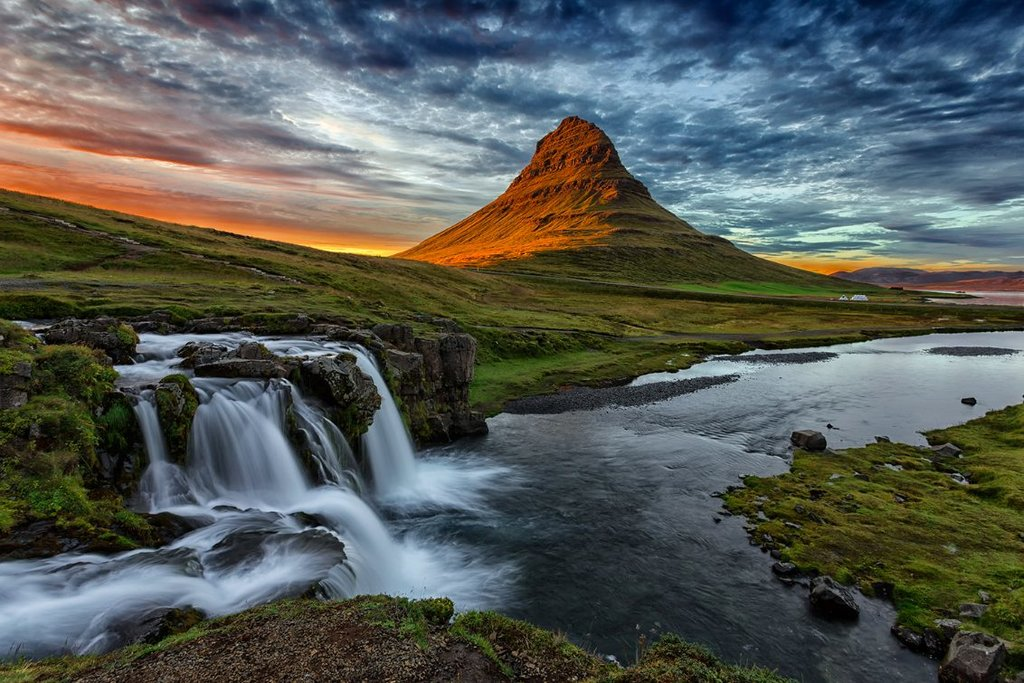
#> input picture Waterfall.jpg, 1024 x 683 px
$ python main.py
#> lines starting #> are read from the running program, lines starting #| are printed output that depends on the picture; long printed decimals are rounded
import numpy as np
from PIL import Image

def load_image(file_path):
    """
    Loads a color image from a file path and converts it to a NumPy array.

    Args:
        file_path (str): The path to the image file.

    Returns:
        np.array: The image as a NumPy array, or None if an error occurs.
    """
#> called with file_path = 'Waterfall.jpg'
    try:
        img = Image.open(file_path)
#> img is the input picture: PIL image 1024x683 RGB; mean R, G, B 85.3, 90.3, 86
        return np.array(img)
    except FileNotFoundError:
        print(f"Error: The file at {file_path} was not found.")
        return None
    except Exception as e:
        print(f"An error occurred while loading the image: {e}")
        return None

# Test the function
image_path = 'Waterfall.jpg'  # Using the selected image path
loaded_img_array = load_image(image_path)

if loaded_img_array is not None:
    print(f"Image loaded successfully from {image_path}")
    print(f"Shape of the loaded image: {loaded_img_array.shape}")
#| Shape of the loaded image: (683, 1024, 3)
    print(f"Data type of the loaded image: {loaded_img_array.dtype}")
#| Data type of the loaded image: uint8
    print("First 5x5 pixels of the image (top-left corner, first channel):")
    print(loaded_img_array[:5, :5, 0])
#| [[160 164 170 175 179]
#|  [162 166 174 181 186]
#|  [155 161 171 180 187]
#|  [144 150 159 170 179]
#|  [141 145 152 160 169]]
#| Original image shape for edge detection: (683, 1024, 3)
else:
    print("Failed to load image.")

import numpy as np
from scipy.signal import convolve2d

def edge_detection(image_array):
    """
    Performs edge detection on a color image array.

    Args:
        image_array (np.array): A 3-channel color image as a NumPy array.

    Returns:
        np.array: The edge magnitude array (edgeMAG).
    """
    # 1. Convert to grayscale
    # Convert image_array to float to avoid overflow during averaging
    grayscale_image = np.mean(image_array.astype(float), axis=2)
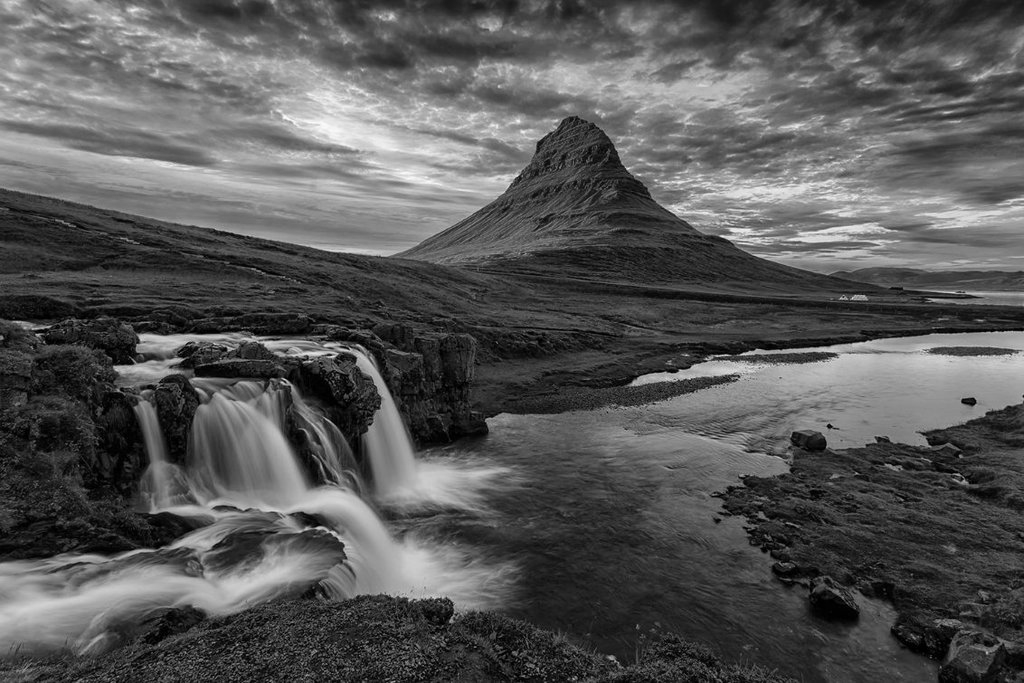
#> grayscale_image: shape (683, 1024) float64; min 0, max 253.3, mean 87.2

    # 2. Create kernelY for vertical changes
    kernelY = np.array([
        [1, 2, 1],
        [0, 0, 0],
        [-1, -2, -1]
    ])

    # 3. Create kernelX for horizontal changes
    kernelX = np.array([
        [-1, 0, 1],
        [-2, 0, 2],
        [-1, 0, 1]
    ])

    # 4. Apply filters using convolve2d with zero padding ('same' mode)
    # The output will have the same size as the input
    edgeY = convolve2d(grayscale_image, kernelY, mode='same', boundary='fill', fillvalue=0)
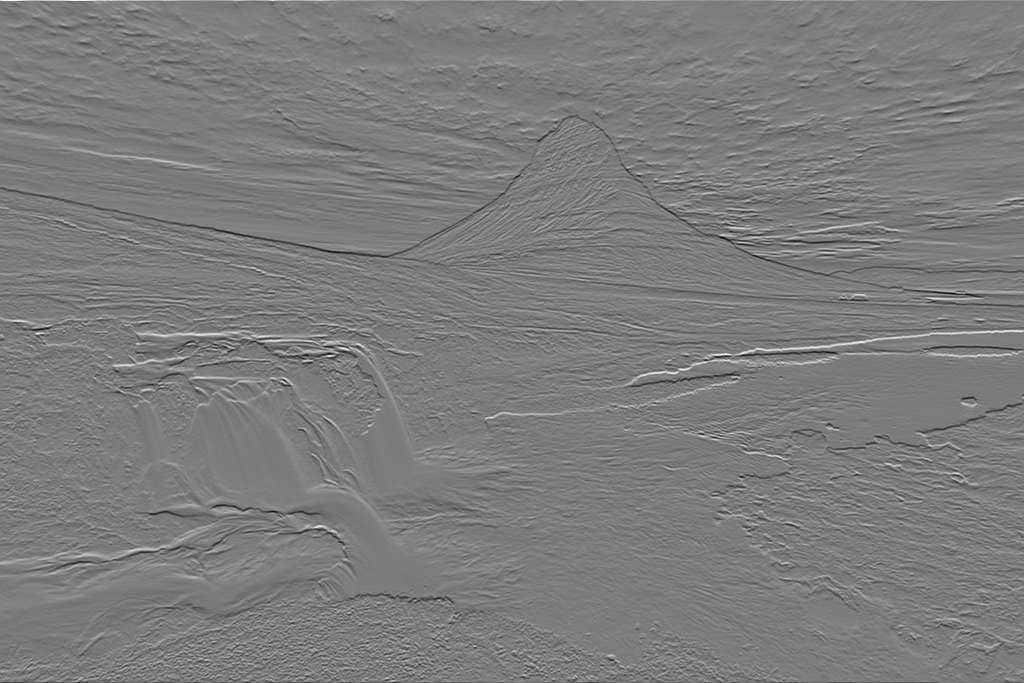
#> edgeY: shape (683, 1024) float64; min -781.7, max 818.3, mean -0.1; drawn with min black and max white
    edgeX = convolve2d(grayscale_image, kernelX, mode='same', boundary='fill', fillvalue=0)
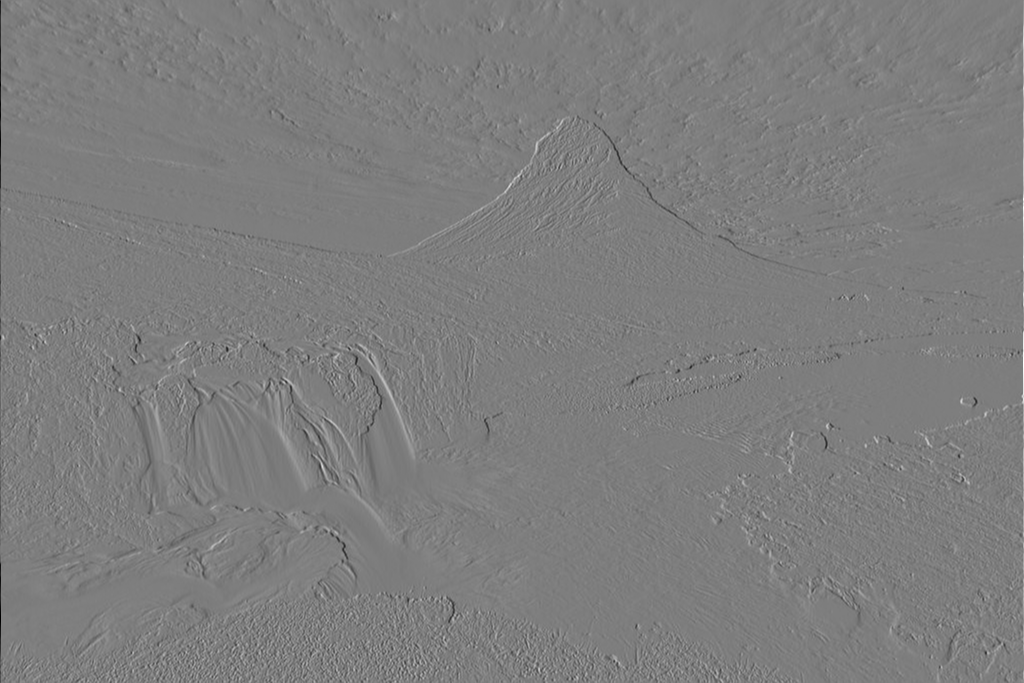
#> edgeX: shape (683, 1024) float64; min -788.7, max 807.3, mean 0; drawn with min black and max white

    # 5. Compute edgeMAG
    edgeMAG = np.sqrt(edgeX**2 + edgeY**2)
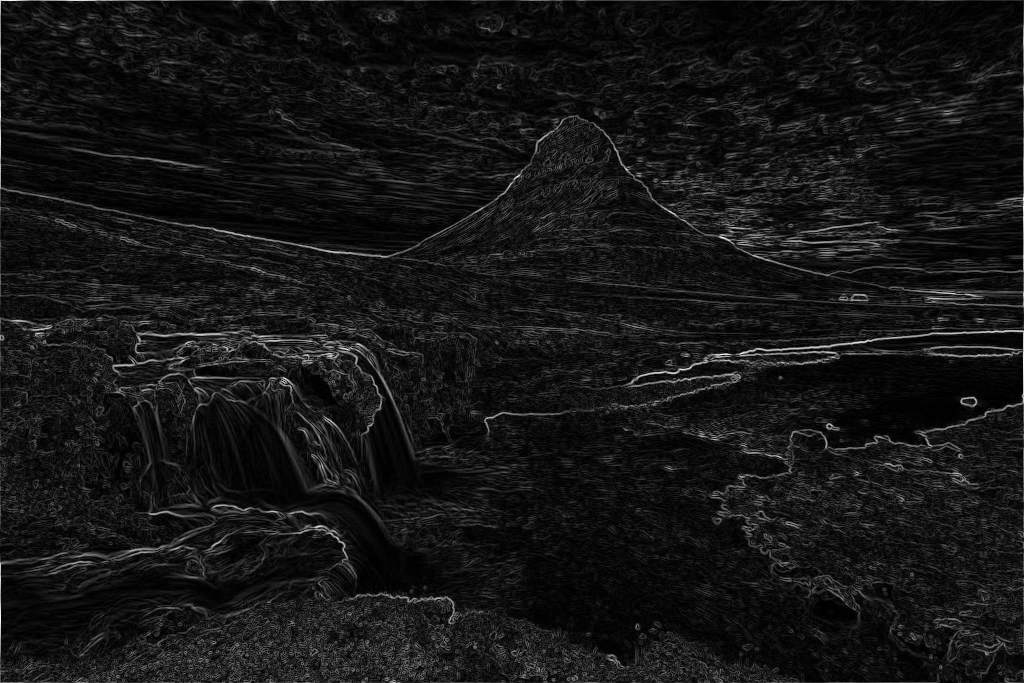
#> edgeMAG: shape (683, 1024) float64; min 0, max 818.4, mean 69.8; drawn with min black and max white

    return edgeMAG

# Test the function
if 'loaded_img_array' in locals() and loaded_img_array is not None:
    print(f"Original image shape for edge detection: {loaded_img_array.shape}")
    edge_magnitude_image = edge_detection(loaded_img_array)

    print(f"Edge magnitude image shape: {edge_magnitude_image.shape}")
#| Edge magnitude image shape: (683, 1024)
    print(f"Edge magnitude image data type: {edge_magnitude_image.dtype}")
#| Edge magnitude image data type: float64
    print("First 5x5 values of the edge magnitude image:")
    print(edge_magnitude_image[:5, :5])
#| [[711.355 683.416 710.631 737.277 754.797]
#|  [671.792  50.990  60.133  52.555  41.231]
#|  [654.735  87.784  92.617  77.666  49.092]
#|  [622.224  86.452 104.652 106.104  89.499]
#|  [601.667  44.922  68.          83.235  84.024]]
else:
    print("Please run the load_image function first to get 'loaded_img_array'.")
